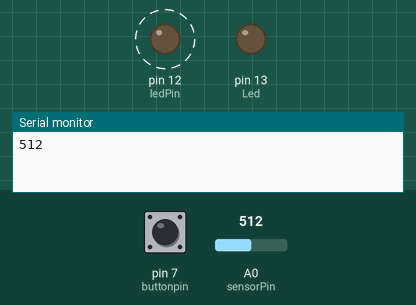
Simulated run of this sketch. Board: Arduino Uno, built with avr-gcc and run on an emulated ATmega328P. Shown: output pins drawn as LEDs (lit = HIGH), the last lines printed to the serial monitor. Dashed ring = blinking. Inputs (shaded band) come from the test bench; at power-on: pin 7 (buttonpin) LOW, A0 (sensorPin) = 512.

Above: at 1.8 s.
1.9 s: pin 7 (buttonpin) pulled HIGH for 1.25 s
At 2.3 s:
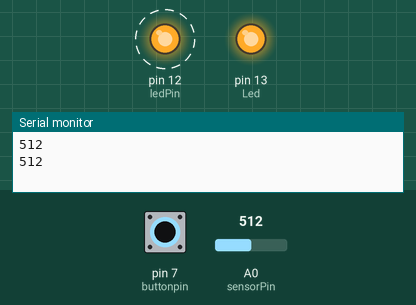
5.4 s: A0 (sensorPin) set to 122
8.9 s: A0 (sensorPin) set to 0
At 10.1 s:
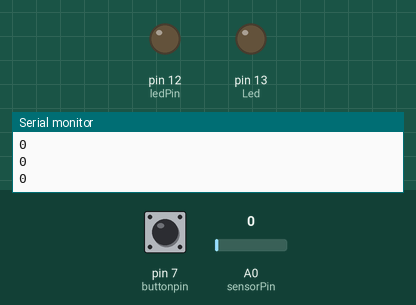
10.4 s: A0 (sensorPin) set to 306
At 11.16 s:
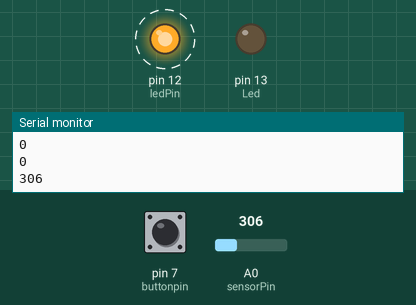
13.9 s: pin 7 (buttonpin) pulled HIGH for 1.25 s
At 14.22 s:
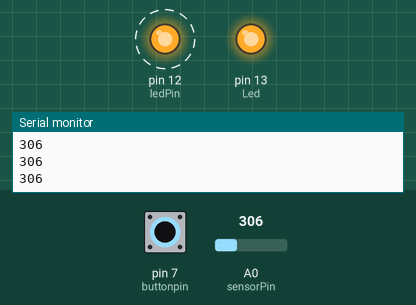
17.4 s: pin 7 (buttonpin) pulled HIGH for 3.2 s
At 20.96 s:
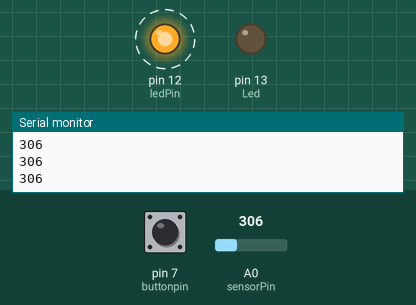
Timing chart, 0 to 23.1 s (numbered marks = the images above; inputs shaded):
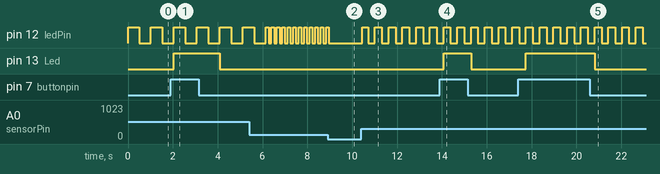

Measured:
- after the input at 1.9 s, pin 13 (Led): LOW → HIGH after 0.15 s, → LOW 2.0 s later
- after the input at 8.9 s, pin 12 (ledPin): goes on until 9.0 s, then stays LOW
- after the input at 10.4 s, pin 12 (ledPin): alternates HIGH for 0.31 s and LOW for 0.31 s, starting at once
- after the input at 13.9 s, pin 13 (Led): LOW → HIGH after 0.17 s, → LOW 1.2 s later
- after the input at 17.4 s, pin 13 (Led): LOW → HIGH after 0.35 s, → LOW 3.1 s later
- by itself, pin 12 (ledPin): repeats every 0.24 s: HIGH 0.12 s, LOW 0.12 s

The sketch:

Small_microphone.ino
```cpp
/*****************************/
int Led=13;
int ledPin=12;
int buttonpin=7;
int sensorPin = A0;
int sensorValue = 0;
int val;
void setup()
{
Serial.begin(9600);
pinMode(Led,OUTPUT);
pinMode(ledPin, OUTPUT);
pinMode(buttonpin,INPUT);
}
void loop()
{
sensorValue = analogRead(sensorPin);
digitalWrite(ledPin, HIGH);
delay(sensorValue);
digitalWrite(ledPin, LOW);
delay(sensorValue);
Serial.println(sensorValue, DEC);
val=digitalRead(buttonpin);
if(val==HIGH)
{
digitalWrite(Led,HIGH);
}
else
{
digitalWrite(Led,LOW);
}
}
```
